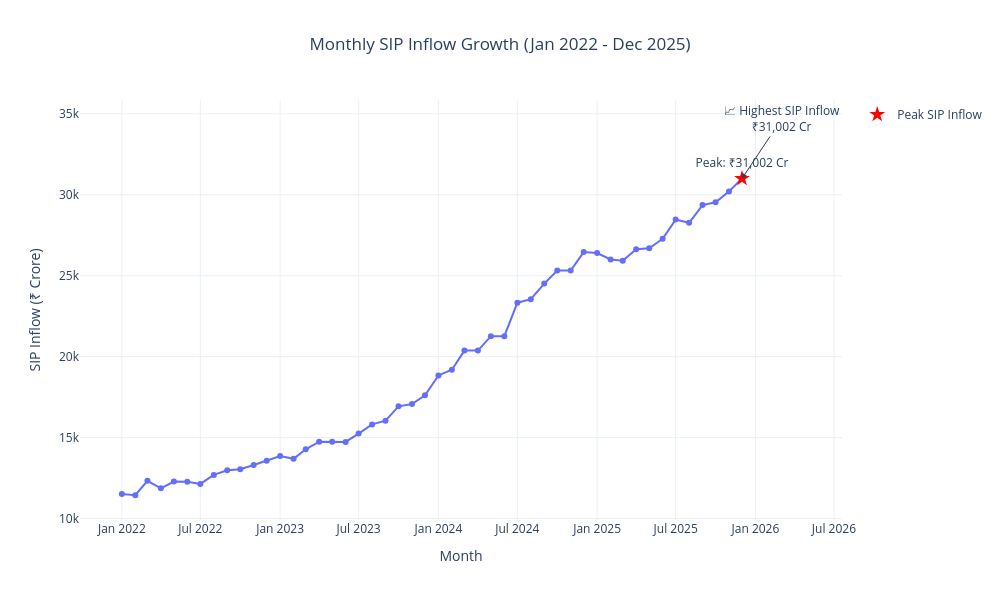

Write notebook code for a chart like this one.
### Code cell
fig.update_layout(
    template="plotly_white",
    height=600,
    width=1000,
    hovermode="x unified",
    title_x=0.5,
    xaxis_title="Month",
    yaxis_title="SIP Inflow (₹ Crore)"
)
